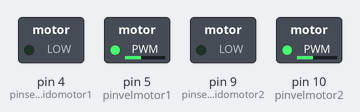
A sketch run on a simulated Arduino Uno, built with avr-gcc and run on an emulated ATmega328P. Parts: switched loads named in the sketch (green lamp = pin HIGH).

Above: at 0.05 s.
At 9.95 s:
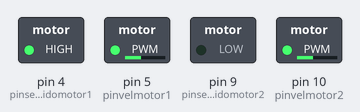
Timing chart, 0 to 11.5 s (numbered marks = the images above):
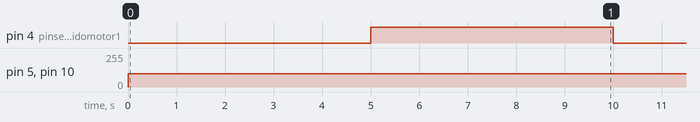

Measured:
- by itself, pin 4 (pinsentidomotor1): alternates HIGH for 5.0 s and LOW for 5.0 s
- by itself, pin 5 (pinvelmotor1), pin 10 (pinvelmotor2): 0/255 → 100/255 at 0.00 s

The sketch:

ScorcherControl.ino
```cpp
//Arduino PWM Speed Control：
int pinsentidomotor1=4;
int pinvelmotor1=5;
int pinsentidomotor2=9;
int pinvelmotor2=10;

void setup()
{
    pinMode(pinsentidomotor1, OUTPUT);
    pinMode(pinsentidomotor2, OUTPUT);
}

void loop()
{
  int velavance=100;
  int MAXVEL=150;

  digitalWrite(pinsentidomotor1,LOW);
  digitalWrite(pinsentidomotor2,LOW);
  analogWrite(pinvelmotor1, velavance);   //PWM Speed Control
  analogWrite(pinvelmotor2, velavance);   //PWM Speed Control

  delay(5000);


  digitalWrite(pinsentidomotor1,HIGH);
  digitalWrite(pinsentidomotor2,LOW);
  analogWrite(pinvelmotor1, velavance);   //PWM Speed Control
  analogWrite(pinvelmotor2, velavance);   //PWM Speed Control

  delay(5000);
}
```
